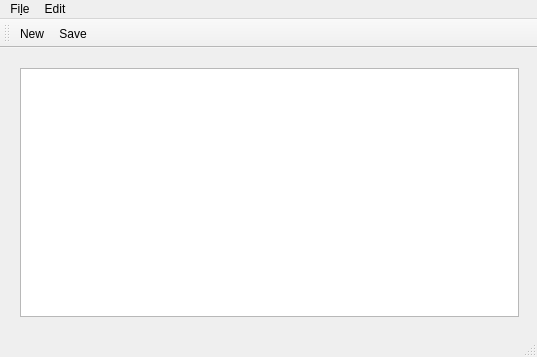
<?xml version="1.0" encoding="UTF-8"?>
<ui version="4.0">
 <class>Notepad</class>
 <widget class="QMainWindow" name="Notepad">
  <property name="geometry">
   <rect>
    <x>0</x>
    <y>0</y>
    <width>537</width>
    <height>357</height>
   </rect>
  </property>
  <property name="windowTitle">
   <string>Notepad</string>
  </property>
  <widget class="QWidget" name="centralWidget">
   <widget class="QWidget" name="verticalLayoutWidget">
    <property name="geometry">
     <rect>
      <x>9</x>
      <y>9</y>
      <width>521</width>
      <height>271</height>
     </rect>
    </property>
    <layout class="QVBoxLayout" name="verticalLayout">
     <item>
      <widget class="QTextEdit" name="textEdit"/>
     </item>
    </layout>
   </widget>
  </widget>
  <widget class="QMenuBar" name="menuBar">
   <property name="geometry">
    <rect>
     <x>0</x>
     <y>0</y>
     <width>537</width>
     <height>30</height>
    </rect>
   </property>
   <widget class="QMenu" name="menuFile">
    <property name="title">
     <string>Fi&amp;le</string>
    </property>
    <addaction name="actionNew"/>
    <addaction name="actionOpen"/>
    <addaction name="actionSave_As"/>
    <addaction name="actionSave"/>
    <addaction name="actionPrint"/>
    <addaction name="actionExit"/>
   </widget>
   <widget class="QMenu" name="menuEdi">
    <property name="title">
     <string>Edit</string>
    </property>
    <addaction name="actionCopy"/>
    <addaction name="actionPaste"/>
    <addaction name="actionCut"/>
    <addaction name="actionUndo"/>
    <addaction name="actionRedo"/>
   </widget>
   <addaction name="menuFile"/>
   <addaction name="menuEdi"/>
  </widget>
  <widget class="QToolBar" name="mainToolBar">
   <attribute name="toolBarArea">
    <enum>TopToolBarArea</enum>
   </attribute>
   <attribute name="toolBarBreak">
    <bool>false</bool>
   </attribute>
   <addaction name="actionNew"/>
   <addaction name="actionSave"/>
  </widget>
  <widget class="QStatusBar" name="statusBar"/>
  <action name="actionNew">
   <property name="icon">
    <iconset resource="resources.qrc">
     <normaloff>:/imgs/assets/new.png</normaloff>:/imgs/assets/new.png</iconset>
   </property>
   <property name="text">
    <string>&amp;New</string>
   </property>
  </action>
  <action name="actionOpen">
   <property name="icon">
    <iconset resource="resources.qrc">
     <normaloff>:/imgs/assets/open.png</normaloff>:/imgs/assets/open.png</iconset>
   </property>
   <property name="text">
    <string>&amp;Open</string>
   </property>
  </action>
  <action name="actionSave_As">
   <property name="icon">
    <iconset resource="resources.qrc">
     <normaloff>:/imgs/assets/save_as.png</normaloff>:/imgs/assets/save_as.png</iconset>
   </property>
   <property name="text">
    <string>&amp;Save As</string>
   </property>
  </action>
  <action name="actionSave">
   <property name="icon">
    <iconset resource="resources.qrc">
     <normaloff>:/imgs/assets/save.png</normaloff>:/imgs/assets/save.png</iconset>
   </property>
   <property name="text">
    <string>Sa&amp;ve</string>
   </property>
  </action>
  <action name="actionExit">
   <property name="icon">
    <iconset resource="resources.qrc">
     <normaloff>:/imgs/assets/exit.png</normaloff>:/imgs/assets/exit.png</iconset>
   </property>
   <property name="text">
    <string>&amp;Exit</string>
   </property>
  </action>
  <action name="actionPrint">
   <property name="text">
    <string>&amp;Print</string>
   </property>
  </action>
  <action name="actionCopy">
   <property name="text">
    <string>&amp;Copy</string>
   </property>
  </action>
  <action name="actionPaste">
   <property name="text">
    <string>&amp;Paste</string>
   </property>
  </action>
  <action name="actionCut">
   <property name="text">
    <string>C&amp;ut</string>
   </property>
  </action>
  <action name="actionUndo">
   <property name="text">
    <string>Undo</string>
   </property>
  </action>
  <action name="actionRedo">
   <property name="text">
    <string>Redo</string>
   </property>
  </action>
 </widget>
 <layoutdefault spacing="6" margin="11"/>
 <resources>
  <include location="resources.qrc"/>
 </resources>
 <connections/>
</ui>
